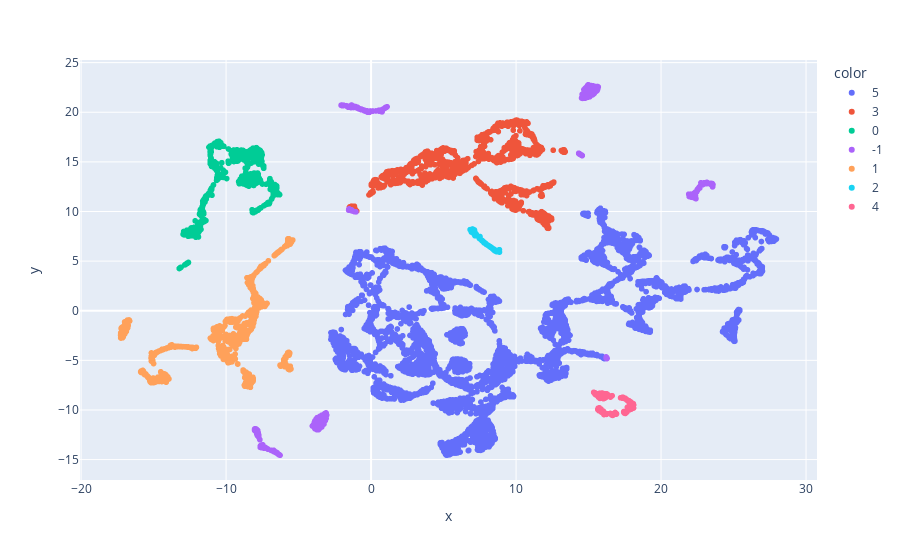

The code cell stored with this chart in its notebook:
### Markdown cell above
In this case the algorithm has chosen tiny clusters, so small that we cannot even see the circled clusters in the condensed tree plot (those red lines are circles...). By default the minimum number of points to "create" a cluster is just `5`, given a dataset of ~10K points where we are aiming to produce ~6 continent clusters, this is very small.

We can therefore increase this `min_cluster_size` to return better results.

### Code cell
clusterer = hdbscan.HDBSCAN(min_cluster_size=100)
clusterer.fit(geo_arr)

colors = [str(x) for x in clusterer.labels_]

fig = px.scatter(
    x=geo_arr[:,0], y=geo_arr[:,1],
    color=colors,
    custom_data=[geo['city'], geo['country'], geo['continent']]
)
fig.update_traces(
    hovertemplate="<br>".join([
        "city: %{customdata[0]}",
        "country: %{customdata[1]}",
        "continent: %{customdata[2]}"
    ])
)

### Figure 1 — Plotly figure (JSON) as saved in the notebook; plotly's stock layout.template omitted (floating-point values rounded to 4 significant figures; data arrays with more than 128 entries replaced by an {"elided": "..."} marker saying what was removed)
{"data": [{"customdata": {"elided": "5103x3 str values"}, "hovertemplate": "city: %{customdata[0]}<br>country: %{customdata[1]}<br>continent: %{customdata[2]}", "legendgroup": "5", "marker": {"color": "#636efa", "symbol": "circle"}, "mode": "markers", "name": "5", "showlegend": true, "type": "scattergl", "x": {"elided": "5103 float values"}, "xaxis": "x", "y": {"elided": "5103 float values"}, "yaxis": "y"}, {"customdata": {"elided": "1342x3 str values"}, "hovertemplate": "city: %{customdata[0]}<br>country: %{customdata[1]}<br>continent: %{customdata[2]}", "legendgroup": "3", "marker": {"color": "#EF553B", "symbol": "circle"}, "mode": "markers", "name": "3", "showlegend": true, "type": "scattergl", "x": {"elided": "1342 float values"}, "xaxis": "x", "y": {"elided": "1342 float values"}, "yaxis": "y"}, {"customdata": {"elided": "744x3 str values"}, "hovertemplate": "city: %{customdata[0]}<br>country: %{customdata[1]}<br>continent: %{customdata[2]}", "legendgroup": "0", "marker": {"color": "#00cc96", "symbol": "circle"}, "mode": "markers", "name": "0", "showlegend": true, "type": "scattergl", "x": {"elided": "744 float values"}, "xaxis": "x", "y": {"elided": "744 float values"}, "yaxis": "y"}, {"customdata": {"elided": "538x3 str values"}, "hovertemplate": "city: %{customdata[0]}<br>country: %{customdata[1]}<br>continent: %{customdata[2]}", "legendgroup": "-1", "marker": {"color": "#ab63fa", "symbol": "circle"}, "mode": "markers", "name": "-1", "showlegend": true, "type": "scattergl", "x": {"elided": "538 float values"}, "xaxis": "x", "y": {"elided": "538 float values"}, "yaxis": "y"}, {"customdata": {"elided": "1063x3 str values"}, "hovertemplate": "city: %{customdata[0]}<br>country: %{customdata[1]}<br>continent: %{customdata[2]}", "legendgroup": "1", "marker": {"color": "#FFA15A", "symbol": "circle"}, "mode": "markers", "name": "1", "showlegend": true, "type": "scattergl", "x": {"elided": "1063 float values"}, "xaxis": "x", "y": {"elided": "1063 float values"}, "yaxis": "y"}, {"customdata": {"elided": "111x3 str values"}, "hovertemplate": "city: %{customdata[0]}<br>country: %{customdata[1]}<br>continent: %{customdata[2]}", "legendgroup": "2", "marker": {"color": "#19d3f3", "symbol": "circle"}, "mode": "markers", "name": "2", "showlegend": true, "type": "scattergl", "x": [7.166, 7.199, 6.961, 7.157, 7.244, 7.144, 7.188, 7.133, 7.046, 7.149, 7.162, 7.081, 7.182, 7.149, 7.233, 7.073, 7.181, 7.084, 7.046, 6.986, 7.128, 7.086, 7.205, 6.986, 7.209, 6.831, 7.071, 7.199, 6.978, 7.1, 7.159, 7.091, 6.91, 7.041, 7.161, 6.964, 7.096, 7.192, 6.917, 6.983, 6.998, 8.14, 7.92, 8.512, 7.742, 8.742, 7.504, 8.22, 8.782, 7.947, 8.69, 7.94, 7.773, 8.289, 8.2, 7.789, 8.262, 8.366, 7.977, 8.479, 8.725, 8.492, 7.672, 8.538, 8.18, 7.654, 8.379, 7.858, 8.78, 7.467, 8.376, 8.856, 8.357, 8.074, 8.247, 8.563, 8.416, 8.211, 8.204, 8.423, 8.612, 8.851, 7.937, 8.523, 8.425, 7.749, 8.607, 8.73, 7.495, 7.894, 8.247, 8.641, 7.626, 7.864, 7.689, 8.314, 8.584, 7.821, 8.206, 8.13, 8.704, 8.456, 8.665, 7.645, 7.815, 8.186, 8.426, 7.506, 7.836, 8.07, 7.511], "xaxis": "x", "y": [7.896, 7.672, 8.167, 7.764, 7.726, 7.75, 7.729, 7.827, 7.862, 7.721, 7.562, 7.857, 7.597, 7.804, 7.663, 7.953, 7.621, 7.909, 7.885, 8.141, 8.138, 7.825, 7.55, 8.136, 7.7, 8.173, 7.916, 7.706, 8.1, 7.733, 7.742, 7.827, 8.072, 8.045, 7.631, 8.101, 7.983, 7.72, 7.927, 8.111, 8.237, 6.52, 6.732, 6.062, 6.957, 5.977, 7.335, 6.426, 6.091, 6.714, 6.019, 6.701, 6.894, 6.363, 6.447, 6.85, 6.389, 6.283, 6.664, 6.193, 5.995, 6.147, 7.041, 6.104, 6.478, 7.081, 6.266, 6.827, 5.954, 7.295, 6.264, 5.91, 6.296, 6.576, 6.404, 6.067, 6.197, 6.453, 6.443, 6.213, 6.081, 6.146, 6.716, 6.126, 6.241, 6.958, 6.063, 6.017, 7.261, 6.784, 6.406, 5.962, 7.092, 6.8, 7.035, 6.353, 6.006, 6.832, 6.459, 6.526, 5.969, 6.183, 5.998, 7.082, 6.854, 6.476, 6.225, 7.258, 6.833, 6.584, 7.477], "yaxis": "y"}, {"customdata": {"elided": "182x3 str values"}, "hovertemplate": "city: %{customdata[0]}<br>country: %{customdata[1]}<br>continent: %{customdata[2]}", "legendgroup": "4", "marker": {"color": "#FF6692", "symbol": "circle"}, "mode": "markers", "name": "4", "showlegend": true, "type": "scattergl", "x": {"elided": "182 float values"}, "xaxis": "x", "y": {"elided": "182 float values"}, "yaxis": "y"}], "layout": {"legend": {"title": {"text": "color"}, "tracegroupgap": 0}, "margin": {"t": 60}, "xaxis": {"anchor": "y", "domain": [0, 1], "title": {"text": "x"}}, "yaxis": {"anchor": "x", "domain": [0, 1], "title": {"text": "y"}}}}
